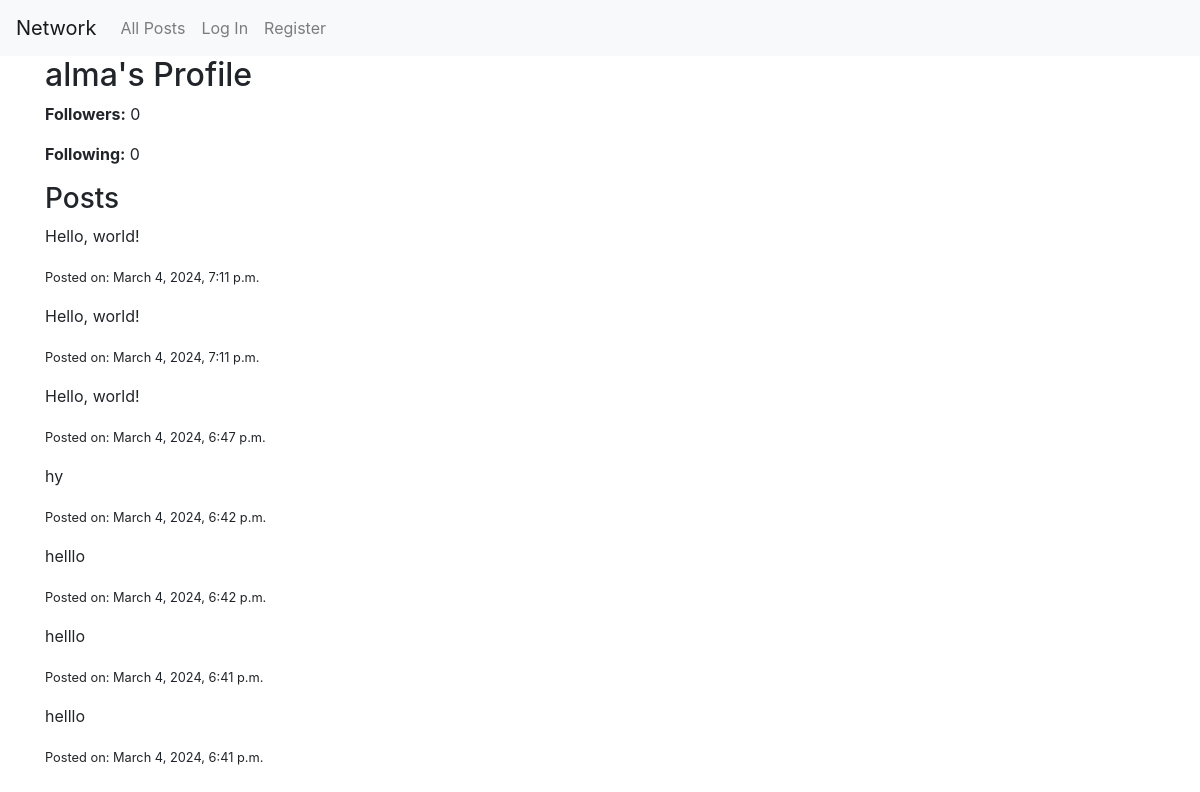
The page /profile/alma on the database as committed earlier.
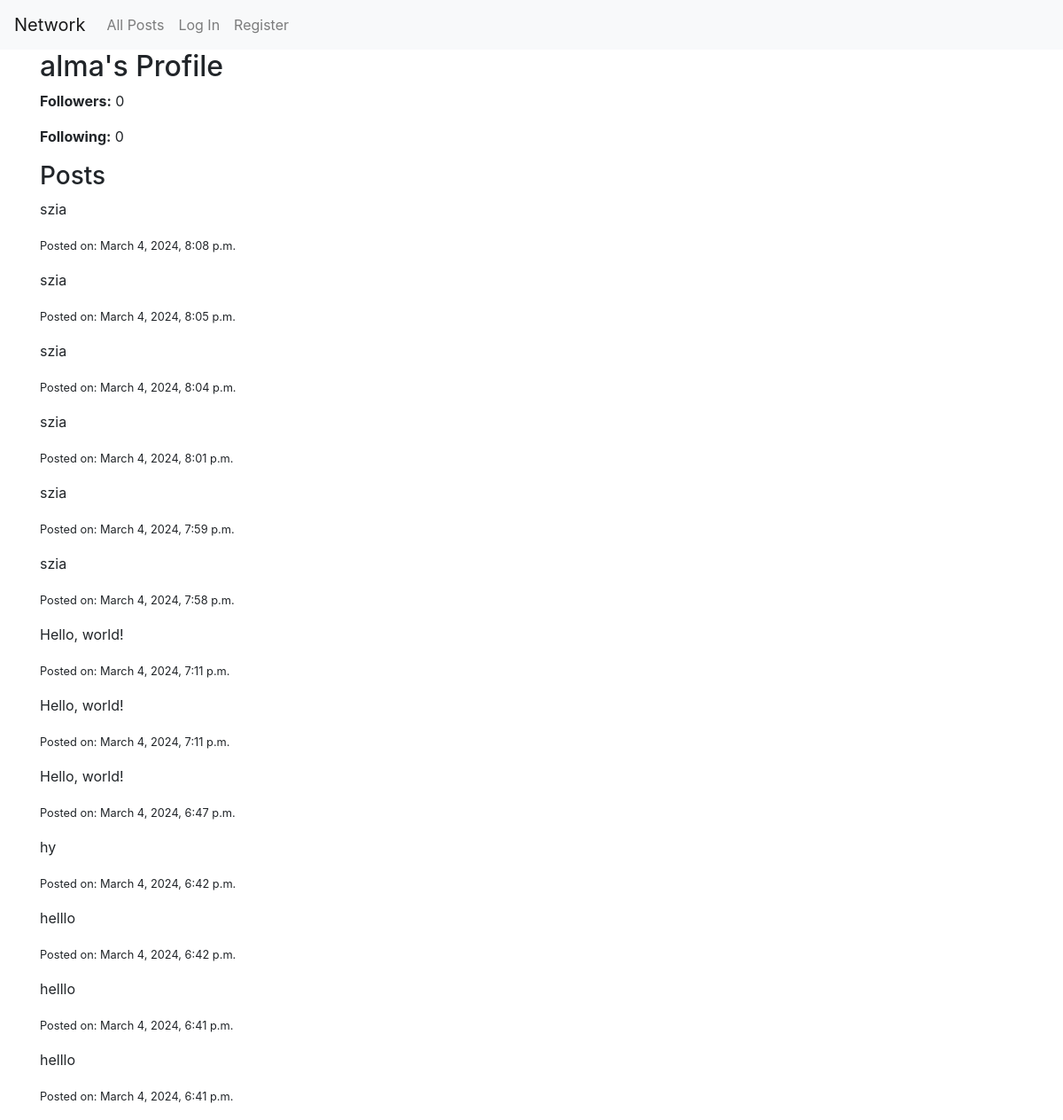
The same page on the database as committed later.
### network/models.py (models this page shows, shortened)
class User(AbstractUser):
    pass

class Post(models.Model):
    user = models.ForeignKey(User, on_delete=models.CASCADE)
    content = models.TextField()
    created_at = models.DateTimeField(auto_now_add=True)

### network/views.py (the view)
# urls.py: path('profile/<str:username>', views.profile, name='profile'),
def profile(request, username):
    user = User.objects.get(username=username)
    posts = Post.objects.filter(user=user).order_by('-created_at')
    is_following = False
    if request.user.is_authenticated and Follow.objects.filter(follower=request.user, followed=user).exists():
        is_following = True
    followers_count = Follow.objects.filter(followed=user).count()
    following_count = Follow.objects.filter(follower=user).count()
    return render(request, 'network/profile.html', {
        'user_profile': user,
        'posts': posts,
        'is_following': is_following,
        'followers_count': followers_count,
        'following_count': following_count
    })

### network/templates/network/profile.html (shortened to what this page needs)
{% extends 'network/layout.html' %}
{% load static %}
{% block body %}
<div class="container">
    <div class="profile-header">
        <h2>{{ user_profile.username }}'s Profile</h2>
        <p><strong>Followers:</strong> <span id="followers-count">{{ followers_count }}</span></p>
        <p><strong>Following:</strong> {{ following_count }}</p>
    </div>
    <div class="posts-list">
        <h3>Posts</h3>
        {% for post in posts %}
            <div class="post">
                <p>{{ post.content }}</p>
                <p><small>Posted on: {{ post.created_at }}</small></p>
            </div>
        {% endfor %}
    </div>
</div>
{% endblock %}

### network/templates/network/layout.html (shortened to what this page needs)
{% load static %}
<!DOCTYPE html>
<html lang="en">
    <head>
        <link rel="stylesheet" href="https://stackpath.bootstrapcdn.com/bootstrap/4.4.1/css/bootstrap.min.css">
        <link href="{% static 'network/styles.css' %}" rel="stylesheet">
    </head>
    <body>
        <nav class="navbar navbar-expand-lg navbar-light bg-light">
            <a class="navbar-brand" href="#">Network</a>
            <div>
              <ul class="navbar-nav mr-auto">
                <li class="nav-item">
                  <a class="nav-link" href="{% url 'index' %}">All Posts</a>
                </li>
                {% if user.is_authenticated %}
                    <li class="nav-item">
                        <a class="nav-link" href="{% url 'following' %}">Following</a>
                    </li>
                    <li class="nav-item">
                        <a class="nav-link" href="{% url 'logout' %}">Log Out</a>
                    </li>
                {% else %}
                    <li class="nav-item">
                        <a class="nav-link" href="{% url 'login' %}">Log In</a>
                    </li>
                    <li class="nav-item">
                        <a class="nav-link" href="{% url 'register' %}">Register</a>
                    </li>
                {% endif %}
              </ul>
            </div>
          </nav>
        <div class="body">
            {% block body %}
            {% endblock %}
        </div>
    </body>
</html>

Rows that differ between the two databases and show on the page:
added Post: content "szia", created_at "March 4, 2024, 8:08 p.m."
added Post: content "szia", created_at "March 4, 2024, 8:05 p.m."
added Post: content "szia", created_at "March 4, 2024, 8:04 p.m."
added Post: content "szia", created_at "March 4, 2024, 8:01 p.m."
added Post: content "szia", created_at "March 4, 2024, 7:59 p.m."
added Post: content "szia", created_at "March 4, 2024, 7:58 p.m."
